Frame 1 (no input): blank canvas, image omitted
Frame 60 (the mouse pressed at the canvas centre just before this capture): blank canvas, image omitted
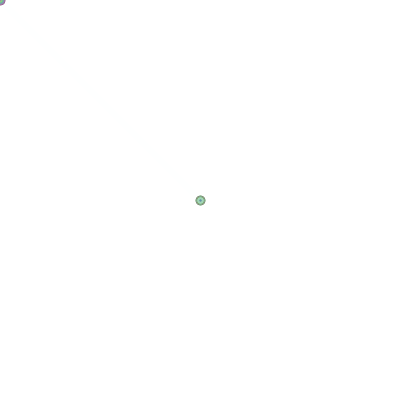
Frame 120 (the mouse held since frame 60 and released just before this capture)

The Processing sketch whose frames 1 and 60 were blank and that drew this single picture after the mouse press (run headless with seeded random() and noise(); from frame 60 on, the mouse is pressed at the canvas centre):

// Processing sketch: processing_21638
// ── processing_21638.pde

float r;
float g;
float b;
float a;

void setup(){
  size(400,400);
  background(255);
}

void draw(){
  r = random (255);
  g = random (255);
  b = random (255);
  a = random (255);
  
  strokeWeight(random(10));
  stroke(r,g,b,a);
  line(pmouseX,pmouseY,mouseX,mouseY);
}

void mousePressed(){
  stroke(0);
  fill(0,255,255);
  rectMode(CENTER);
  rect(mouseX,mouseY,40,70);
}

void keyPressed(){
  stroke(0);
  fill(255,0,0);
  ellipseMode(CENTER);
  ellipse(mouseX,mouseY,20,20);
}
